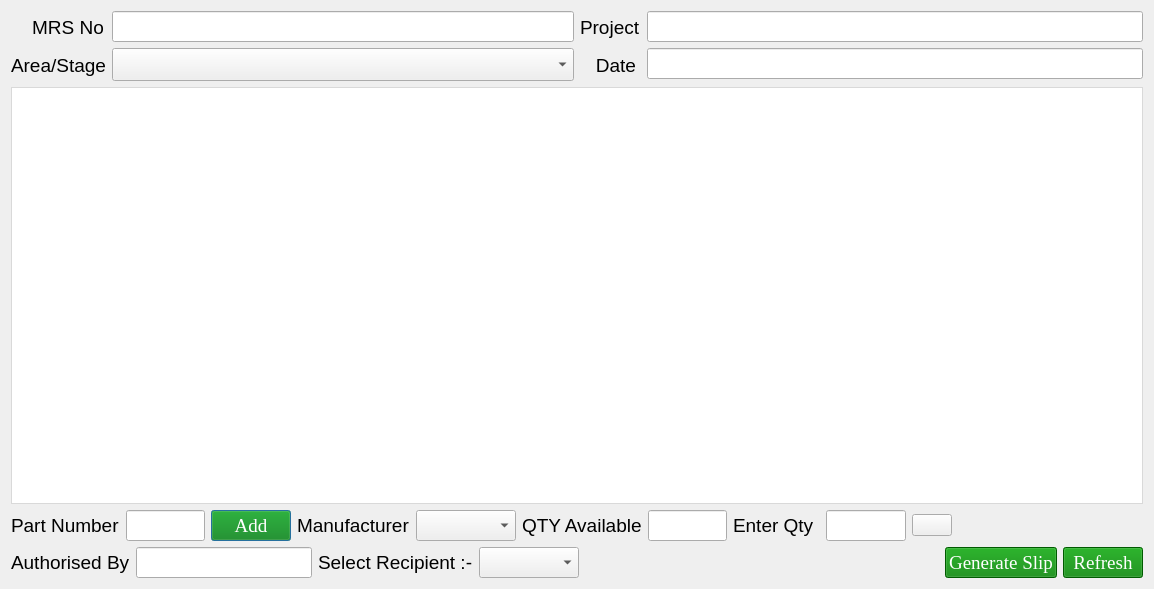
<?xml version="1.0" encoding="UTF-8"?>
<ui version="4.0">
 <class>generateMRS</class>
 <widget class="QDialog" name="generateMRS">
  <property name="geometry">
   <rect>
    <x>0</x>
    <y>0</y>
    <width>1154</width>
    <height>589</height>
   </rect>
  </property>
  <property name="windowTitle">
   <string>Generate MRS</string>
  </property>
  <layout class="QGridLayout" name="gridLayout">
   <item row="0" column="0">
    <layout class="QVBoxLayout" name="verticalLayout_6">
     <item>
      <layout class="QHBoxLayout" name="horizontalLayout_3">
       <item>
        <layout class="QHBoxLayout" name="horizontalLayout">
         <item>
          <layout class="QVBoxLayout" name="verticalLayout_5">
           <item>
            <widget class="QLabel" name="label">
             <property name="font">
              <font>
               <pointsize>14</pointsize>
              </font>
             </property>
             <property name="text">
              <string>    MRS No</string>
             </property>
            </widget>
           </item>
           <item>
            <widget class="QLabel" name="label_2">
             <property name="font">
              <font>
               <pointsize>14</pointsize>
              </font>
             </property>
             <property name="text">
              <string>Area/Stage</string>
             </property>
            </widget>
           </item>
          </layout>
         </item>
         <item>
          <layout class="QVBoxLayout" name="verticalLayout_4">
           <item>
            <widget class="QLineEdit" name="lineEdit_MRS">
             <property name="sizePolicy">
              <sizepolicy hsizetype="MinimumExpanding" vsizetype="Fixed">
               <horstretch>0</horstretch>
               <verstretch>0</verstretch>
              </sizepolicy>
             </property>
             <property name="font">
              <font>
               <pointsize>14</pointsize>
              </font>
             </property>
             <property name="styleSheet">
              <string notr="true">QLineEdit {
    border: 1px solid #a9a9a9;
    padding: 5px;
    border-radius: 10px; /* Adjust the value to control the roundness */
    background-color: #ffffff; /* Set the background color to white */
    color: #333333;
}

QLineEdit:focus {
    border-color: #3e7bb6;
}

QLineEdit:hover {
    background-color: #e6f3ff; /* Set the hover background color to light blue */
  
}

@keyframes blink {
    from {
        background-color: #e6f3ff;
    }
    to {
        background-color: #ffffff;
    }
}
</string>
             </property>
            </widget>
           </item>
           <item>
            <widget class="QComboBox" name="comboBox">
             <property name="sizePolicy">
              <sizepolicy hsizetype="Preferred" vsizetype="Preferred">
               <horstretch>0</horstretch>
               <verstretch>0</verstretch>
              </sizepolicy>
             </property>
             <property name="font">
              <font>
               <pointsize>16</pointsize>
              </font>
             </property>
            </widget>
           </item>
          </layout>
         </item>
        </layout>
       </item>
       <item>
        <layout class="QHBoxLayout" name="horizontalLayout_2">
         <item>
          <layout class="QVBoxLayout" name="verticalLayout_3">
           <item>
            <widget class="QLabel" name="label_3">
             <property name="font">
              <font>
               <pointsize>14</pointsize>
              </font>
             </property>
             <property name="text">
              <string>Project</string>
             </property>
            </widget>
           </item>
           <item>
            <widget class="QLabel" name="label_4">
             <property name="font">
              <font>
               <pointsize>14</pointsize>
              </font>
             </property>
             <property name="text">
              <string>   Date</string>
             </property>
            </widget>
           </item>
          </layout>
         </item>
         <item>
          <layout class="QVBoxLayout" name="verticalLayout">
           <item>
            <widget class="QLineEdit" name="lineEdit_Project">
             <property name="sizePolicy">
              <sizepolicy hsizetype="MinimumExpanding" vsizetype="Fixed">
               <horstretch>0</horstretch>
               <verstretch>0</verstretch>
              </sizepolicy>
             </property>
             <property name="font">
              <font>
               <pointsize>14</pointsize>
              </font>
             </property>
             <property name="styleSheet">
              <string notr="true">QLineEdit {
    border: 1px solid #a9a9a9;
    padding: 5px;
    border-radius: 10px; /* Adjust the value to control the roundness */
    background-color: #ffffff; /* Set the background color to white */
    color: #333333;
}

QLineEdit:focus {
    border-color: #3e7bb6;
}

QLineEdit:hover {
    background-color: #e6f3ff; /* Set the hover background color to light blue */
  
}

@keyframes blink {
    from {
        background-color: #e6f3ff;
    }
    to {
        background-color: #ffffff;
    }
}
</string>
             </property>
            </widget>
           </item>
           <item>
            <widget class="QLineEdit" name="lineEdit_Date">
             <property name="sizePolicy">
              <sizepolicy hsizetype="MinimumExpanding" vsizetype="Fixed">
               <horstretch>0</horstretch>
               <verstretch>0</verstretch>
              </sizepolicy>
             </property>
             <property name="font">
              <font>
               <pointsize>14</pointsize>
              </font>
             </property>
             <property name="styleSheet">
              <string notr="true">QLineEdit {
    border: 1px solid #a9a9a9;
    padding: 5px;
    border-radius: 10px; /* Adjust the value to control the roundness */
    background-color: #ffffff; /* Set the background color to white */
    color: #333333;
}

QLineEdit:focus {
    border-color: #3e7bb6;
}

QLineEdit:hover {
    background-color: #e6f3ff; /* Set the hover background color to light blue */
   
}

@keyframes blink {
    from {
        background-color: #e6f3ff;
    }
    to {
        background-color: #ffffff;
    }
}
</string>
             </property>
            </widget>
           </item>
          </layout>
         </item>
        </layout>
       </item>
      </layout>
     </item>
     <item>
      <widget class="QTableView" name="tableView">
       <property name="styleSheet">
        <string notr="true">QTableView {
    border: 1px solid #d9d9d9;
    background-color: #ffffff;
    padding: 0;
    gridline-color: #d9d9d9;
}

QTableView::item {
    padding: 5px;
    border: none;
}

QTableView::item:selected {
    background-color: #3e7bb6;
    color: #ffffff;
}

QHeaderView::section {
    background-color: #f2f2f2;
    color: #333333;
    padding: 5px;
    font-weight: bold;
    border: none;
    border-right: 1px solid #d9d9d9;
    border-bottom: 1px solid #d9d9d9;
    min-width: 80px;
    min-height: 30px;
}

QHeaderView::section:checked {
    background-color: #3e7bb6;
    color: #ffffff;
}

QHeaderView::section:pressed {
    background-color: #3e7bb6;
    color: #ffffff;
}

QHeaderView::section:first {
    border-top-left-radius: 5px;
}

QHeaderView::section:last {
    border-top-right-radius: 5px;
    border-right: none;
}

QHeaderView::section:middle {
    border-right: none;
}

QTableView::horizontalHeader {
    border-top: 1px solid #d9d9d9;
    border-bottom: 1px solid #d9d9d9;
}

QTableView::verticalHeader {
    border-right: 1px solid #d9d9d9;
}

QHeaderView::section:horizontal {
    background-color: #e2e2e2;
    border-top: 1px solid #9d9d9d;
}

QHeaderView::section:horizontal:pressed {
    background-color: #3e7bb6;
    color: #ffffff;
}
</string>
       </property>
      </widget>
     </item>
    </layout>
   </item>
   <item row="1" column="0">
    <layout class="QVBoxLayout" name="verticalLayout_2">
     <item>
      <layout class="QHBoxLayout" name="horizontalLayout_9">
       <item>
        <layout class="QHBoxLayout" name="horizontalLayout_7">
         <item>
          <widget class="QLabel" name="label_5">
           <property name="font">
            <font>
             <pointsize>14</pointsize>
            </font>
           </property>
           <property name="text">
            <string>Part Number</string>
           </property>
          </widget>
         </item>
         <item>
          <widget class="QLineEdit" name="lineEdit_Part_num">
           <property name="sizePolicy">
            <sizepolicy hsizetype="Preferred" vsizetype="Fixed">
             <horstretch>0</horstretch>
             <verstretch>0</verstretch>
            </sizepolicy>
           </property>
           <property name="font">
            <font>
             <pointsize>14</pointsize>
            </font>
           </property>
           <property name="styleSheet">
            <string notr="true">QLineEdit {
    border: 1px solid #a9a9a9;
    padding: 5px;
    border-radius: 10px; /* Adjust the value to control the roundness */
    background-color: #ffffff; /* Set the background color to white */
    color: #333333;
}

QLineEdit:focus {
    border-color: #3e7bb6;
}

QLineEdit:hover {
    background-color: #e6f3ff; /* Set the hover background color to light blue */

}

@keyframes blink {
    from {
        background-color: #e6f3ff;
    }
    to {
        background-color: #ffffff;
    }
}
</string>
           </property>
          </widget>
         </item>
        </layout>
       </item>
       <item>
        <widget class="QPushButton" name="pushButton">
         <property name="sizePolicy">
          <sizepolicy hsizetype="Preferred" vsizetype="Preferred">
           <horstretch>0</horstretch>
           <verstretch>0</verstretch>
          </sizepolicy>
         </property>
         <property name="font">
          <font>
           <family>Times New Roman</family>
           <pointsize>14</pointsize>
           <weight>50</weight>
           <italic>false</italic>
           <bold>false</bold>
          </font>
         </property>
         <property name="styleSheet">
          <string notr="true">
QPushButton{

	

	font: 14pt &quot;Times New Roman&quot;;  

		border-right: 1px solid #aaaaaa;

		border-bottom: 1px solid #aaaaaa;



}



QPushButton:enabled {

		background-color: green;

		color: white;

}



QPushButton:pressed {

		background-color: green;

		color: white;

}





QPushButton:hover:!pressed {

		background-color: ORANGE;

		color: red;

}



QPushButton:disabled {

		background-color: #aaaaaa;

		color: #ffffff;

}</string>
         </property>
         <property name="text">
          <string>Add</string>
         </property>
        </widget>
       </item>
       <item>
        <widget class="QLabel" name="label_7">
         <property name="sizePolicy">
          <sizepolicy hsizetype="Preferred" vsizetype="Preferred">
           <horstretch>0</horstretch>
           <verstretch>0</verstretch>
          </sizepolicy>
         </property>
         <property name="font">
          <font>
           <pointsize>14</pointsize>
          </font>
         </property>
         <property name="text">
          <string>Manufacturer</string>
         </property>
        </widget>
       </item>
       <item>
        <widget class="QComboBox" name="combo_manf">
         <property name="sizePolicy">
          <sizepolicy hsizetype="Expanding" vsizetype="Preferred">
           <horstretch>0</horstretch>
           <verstretch>0</verstretch>
          </sizepolicy>
         </property>
         <property name="font">
          <font>
           <pointsize>14</pointsize>
          </font>
         </property>
        </widget>
       </item>
       <item>
        <widget class="QLabel" name="label_8">
         <property name="sizePolicy">
          <sizepolicy hsizetype="Preferred" vsizetype="Preferred">
           <horstretch>0</horstretch>
           <verstretch>0</verstretch>
          </sizepolicy>
         </property>
         <property name="font">
          <font>
           <pointsize>14</pointsize>
          </font>
         </property>
         <property name="text">
          <string>QTY Available</string>
         </property>
        </widget>
       </item>
       <item>
        <widget class="QLineEdit" name="lineEdit_qty_avail">
         <property name="sizePolicy">
          <sizepolicy hsizetype="Expanding" vsizetype="Preferred">
           <horstretch>0</horstretch>
           <verstretch>0</verstretch>
          </sizepolicy>
         </property>
         <property name="font">
          <font>
           <pointsize>14</pointsize>
          </font>
         </property>
         <property name="styleSheet">
          <string notr="true">QLineEdit {
    border: 1px solid #a9a9a9;
    padding: 5px;
    border-radius: 10px; /* Adjust the value to control the roundness */
    background-color: #ffffff; /* Set the background color to white */
    color: #333333;
}

QLineEdit:focus {
    border-color: #3e7bb6;
}

QLineEdit:hover {
    background-color: #e6f3ff; /* Set the hover background color to light blue */

}

@keyframes blink {
    from {
        background-color: #e6f3ff;
    }
    to {
        background-color: #ffffff;
    }
}
</string>
         </property>
        </widget>
       </item>
       <item>
        <widget class="QLabel" name="label_9">
         <property name="font">
          <font>
           <pointsize>14</pointsize>
          </font>
         </property>
         <property name="text">
          <string>Enter Qty</string>
         </property>
        </widget>
       </item>
       <item>
        <widget class="QPushButton" name="pushButton_insert_in_inventory">
         <property name="sizePolicy">
          <sizepolicy hsizetype="Ignored" vsizetype="Ignored">
           <horstretch>0</horstretch>
           <verstretch>0</verstretch>
          </sizepolicy>
         </property>
         <property name="text">
          <string/>
         </property>
         <property name="icon">
          <iconset resource="asert.qrc">
           <normaloff>:/Images/RightArrow.ico</normaloff>:/Images/RightArrow.ico</iconset>
         </property>
         <property name="iconSize">
          <size>
           <width>30</width>
           <height>30</height>
          </size>
         </property>
        </widget>
       </item>
       <item>
        <widget class="QLineEdit" name="lineEdit_enter_qty">
         <property name="font">
          <font>
           <pointsize>14</pointsize>
          </font>
         </property>
         <property name="styleSheet">
          <string notr="true">QLineEdit {
    border: 1px solid #a9a9a9;
    padding: 5px;
    border-radius: 10px; /* Adjust the value to control the roundness */
    background-color: #ffffff; /* Set the background color to white */
    color: #333333;
}

QLineEdit:focus {
    border-color: #3e7bb6;
}

QLineEdit:hover {
    background-color: #e6f3ff; /* Set the hover background color to light blue */

}

@keyframes blink {
    from {
        background-color: #e6f3ff;
    }
    to {
        background-color: #ffffff;
    }
}
</string>
         </property>
        </widget>
       </item>
       <item>
        <widget class="QPushButton" name="pushButton_add_qt_inventory">
         <property name="text">
          <string/>
         </property>
         <property name="icon">
          <iconset resource="asert.qrc">
           <normaloff>:/Images/RightArrow.ico</normaloff>:/Images/RightArrow.ico</iconset>
         </property>
         <property name="iconSize">
          <size>
           <width>35</width>
           <height>35</height>
          </size>
         </property>
        </widget>
       </item>
       <item>
        <spacer name="horizontalSpacer">
         <property name="orientation">
          <enum>Qt::Horizontal</enum>
         </property>
         <property name="sizeHint" stdset="0">
          <size>
           <width>288</width>
           <height>20</height>
          </size>
         </property>
        </spacer>
       </item>
      </layout>
     </item>
     <item>
      <layout class="QHBoxLayout" name="horizontalLayout_10">
       <item>
        <layout class="QHBoxLayout" name="horizontalLayout_8">
         <item>
          <widget class="QLabel" name="label_6">
           <property name="font">
            <font>
             <pointsize>14</pointsize>
            </font>
           </property>
           <property name="text">
            <string>Authorised By</string>
           </property>
          </widget>
         </item>
         <item>
          <widget class="QLineEdit" name="lineEdit_Authorised">
           <property name="sizePolicy">
            <sizepolicy hsizetype="Preferred" vsizetype="Fixed">
             <horstretch>0</horstretch>
             <verstretch>0</verstretch>
            </sizepolicy>
           </property>
           <property name="font">
            <font>
             <pointsize>14</pointsize>
            </font>
           </property>
           <property name="styleSheet">
            <string notr="true">QLineEdit {
    border: 1px solid #a9a9a9;
    padding: 5px;
    border-radius: 10px; /* Adjust the value to control the roundness */
    background-color: #ffffff; /* Set the background color to white */
    color: #333333;
}

QLineEdit:focus {
    border-color: #3e7bb6;
}

QLineEdit:hover {
    background-color: #e6f3ff; /* Set the hover background color to light blue */

}

@keyframes blink {
    from {
        background-color: #e6f3ff;
    }
    to {
        background-color: #ffffff;
    }
}
</string>
           </property>
          </widget>
         </item>
        </layout>
       </item>
       <item>
        <widget class="QLabel" name="label_10">
         <property name="font">
          <font>
           <pointsize>14</pointsize>
           <weight>50</weight>
           <bold>false</bold>
          </font>
         </property>
         <property name="text">
          <string>Select Recipient :-</string>
         </property>
        </widget>
       </item>
       <item>
        <widget class="QComboBox" name="comboBox_recepient_names">
         <property name="sizePolicy">
          <sizepolicy hsizetype="Preferred" vsizetype="Preferred">
           <horstretch>0</horstretch>
           <verstretch>0</verstretch>
          </sizepolicy>
         </property>
         <property name="font">
          <font>
           <pointsize>14</pointsize>
          </font>
         </property>
        </widget>
       </item>
       <item>
        <spacer name="horizontalSpacer_2">
         <property name="orientation">
          <enum>Qt::Horizontal</enum>
         </property>
         <property name="sizeHint" stdset="0">
          <size>
           <width>358</width>
           <height>20</height>
          </size>
         </property>
        </spacer>
       </item>
       <item>
        <widget class="QPushButton" name="pushButton_3">
         <property name="sizePolicy">
          <sizepolicy hsizetype="Preferred" vsizetype="Preferred">
           <horstretch>0</horstretch>
           <verstretch>0</verstretch>
          </sizepolicy>
         </property>
         <property name="font">
          <font>
           <family>Times New Roman</family>
           <pointsize>14</pointsize>
           <weight>50</weight>
           <italic>false</italic>
           <bold>false</bold>
          </font>
         </property>
         <property name="styleSheet">
          <string notr="true">
QPushButton{

	

	font: 14pt &quot;Times New Roman&quot;;  

		border-right: 1px solid #aaaaaa;

		border-bottom: 1px solid #aaaaaa;



}



QPushButton:enabled {

		background-color: green;

		color: white;

}



QPushButton:pressed {

		background-color: green;

		color: white;

}





QPushButton:hover:!pressed {

		background-color: ORANGE;

		color: red;

}



QPushButton:disabled {

		background-color: #aaaaaa;

		color: #ffffff;

}</string>
         </property>
         <property name="text">
          <string>Generate Slip</string>
         </property>
        </widget>
       </item>
       <item>
        <widget class="QPushButton" name="pushButton_ref">
         <property name="sizePolicy">
          <sizepolicy hsizetype="Preferred" vsizetype="Preferred">
           <horstretch>0</horstretch>
           <verstretch>0</verstretch>
          </sizepolicy>
         </property>
         <property name="font">
          <font>
           <family>Times New Roman</family>
           <pointsize>14</pointsize>
           <weight>50</weight>
           <italic>false</italic>
           <bold>false</bold>
          </font>
         </property>
         <property name="styleSheet">
          <string notr="true">
QPushButton{

	

	font: 14pt &quot;Times New Roman&quot;;  

		border-right: 1px solid #aaaaaa;

		border-bottom: 1px solid #aaaaaa;



}



QPushButton:enabled {

		background-color: green;

		color: white;

}



QPushButton:pressed {

		background-color: green;

		color: white;

}





QPushButton:hover:!pressed {

		background-color: ORANGE;

		color: red;

}



QPushButton:disabled {

		background-color: #aaaaaa;

		color: #ffffff;

}</string>
         </property>
         <property name="text">
          <string>Refresh</string>
         </property>
        </widget>
       </item>
      </layout>
     </item>
    </layout>
   </item>
  </layout>
 </widget>
 <resources>
  <include location="asert.qrc"/>
 </resources>
 <connections/>
</ui>
